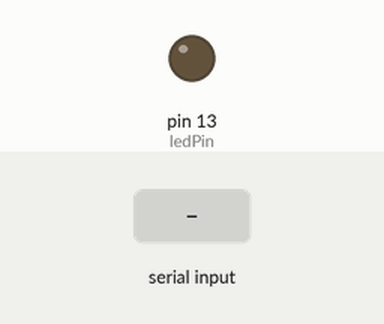
Recording of a sketch running on a simulated Arduino Uno, built with avr-gcc and run on an emulated ATmega328P. Shown: output pins drawn as LEDs (lit = HIGH). Inputs (shaded band) come from the test bench.

Above: at 1.2 s.
1.3 s: "90 45\n" received over Serial
At 1.7 s:
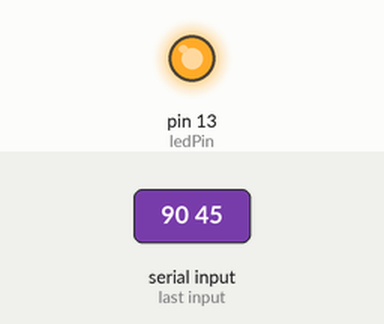
Timing chart, 0 to 10.3 s (numbered marks = the images above; inputs shaded):
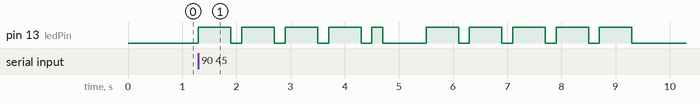

Measured:
- after the input at 1.3 s, pin 13 (ledPin): goes 4 × (HIGH 0.60 s, LOW 0.20 s), HIGH 0.20 s, LOW 0.80 s, 4 × (HIGH 0.60 s, LOW 0.20 s), HIGH 0.60 s, then LOW, starting at once

The sketch:

08_01_progmem.ino
```cpp
// sketch 8-01

const int ledPin = 13;
const int dotDelay = 200;

const int maxLen = 6; // including null on the end

PROGMEM const char letters[26][maxLen] = {
  ".-", "-...", "-.-.", "-..", ".", "..-.", "--.", "....", "..",    // A-I
  ".---", "-.-", ".-..", "--", "-.", "---", ".--.", "--.-", ".-.",  // J-R
  "...", "-", "..-", "...-", ".--", "-..-", "-.--", "--.."          // S-Z
};


PROGMEM const char numbers[10][maxLen] = {
  "-----", ".----", "..---", "...--", "....-", ".....", "-....", "--...", "---..", "----."
};

void setup() {
  pinMode(ledPin, OUTPUT);
  Serial.begin(9600);
}

void loop() {
  char ch;
  char sequence[maxLen];
  if (Serial.available() > 0) {
    ch = Serial.read();
    if (ch >= 'a' && ch <= 'z') {
      memcpy_P(&sequence, letters[ch - 'a'], maxLen);
      flashSequence(sequence);
    }
    else if (ch >= 'A' && ch <= 'Z') {
      memcpy_P(&sequence, letters[ch - 'A'], maxLen);
      flashSequence(sequence);
    }
    else if (ch >= '0' && ch <= '9') {
      memcpy_P(&sequence, numbers[ch - '0'], maxLen);
      flashSequence(sequence);
    }
    else if (ch == ' ') {
      delay(dotDelay * 4);  // gap between words
    }
  }
}

void flashSequence(char* sequence) {
  int i = 0;
  while (sequence[i] != NULL) {
    flashDotOrDash(sequence[i]);
    i++;
  }
  delay(dotDelay * 3);    // gap between letters
}

void flashDotOrDash(char dotOrDash) {
  digitalWrite(ledPin, HIGH);
  if (dotOrDash == '.') {
    delay(dotDelay);
  }
  else {
    delay(dotDelay * 3);
  }
  digitalWrite(ledPin, LOW);
  delay(dotDelay); // gap between flashes
}
```
